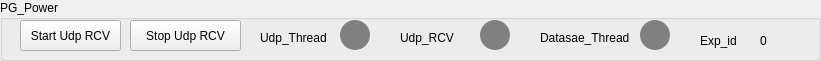
    <widget class="QGroupBox" name="groupBox_12">
     <property name="geometry">
      <rect>
       <x>10</x>
       <y>370</y>
       <width>821</width>
       <height>61</height>
      </rect>
     </property>
     <property name="title">
      <string>PG_Power</string>
     </property>
     <widget class="QPushButton" name="pushButton_56">
      <property name="geometry">
       <rect>
        <x>20</x>
        <y>20</y>
        <width>101</width>
        <height>31</height>
       </rect>
      </property>
      <property name="text">
       <string>Start Udp RCV</string>
      </property>
     </widget>
     <widget class="QPushButton" name="pushButton_57">
      <property name="geometry">
       <rect>
        <x>130</x>
        <y>20</y>
        <width>111</width>
        <height>31</height>
       </rect>
      </property>
      <property name="text">
       <string>Stop Udp RCV</string>
      </property>
     </widget>
     <widget class="QPushButton" name="pushButton_58">
      <property name="geometry">
       <rect>
        <x>640</x>
        <y>20</y>
        <width>30</width>
        <height>30</height>
       </rect>
      </property>
      <property name="styleSheet">
       <string notr="true">border-radius:15px;
background-color:grey
;
</string>
      </property>
      <property name="text">
       <string/>
      </property>
     </widget>
     <widget class="QLabel" name="label_115">
      <property name="geometry">
       <rect>
        <x>400</x>
        <y>30</y>
        <width>91</width>
        <height>16</height>
       </rect>
      </property>
      <property name="text">
       <string>Udp_RCV</string>
      </property>
     </widget>
     <widget class="QLabel" name="label_43">
      <property name="geometry">
       <rect>
        <x>700</x>
        <y>30</y>
        <width>41</width>
        <height>21</height>
       </rect>
      </property>
      <property name="text">
       <string>Exp_id</string>
      </property>
     </widget>
     <widget class="QPushButton" name="pushButton_134">
      <property name="geometry">
       <rect>
        <x>480</x>
        <y>20</y>
        <width>30</width>
        <height>30</height>
       </rect>
      </property>
      <property name="styleSheet">
       <string notr="true">border-radius:15px;
background-color:grey;
</string>
      </property>
      <property name="text">
       <string/>
      </property>
     </widget>
     <widget class="QLabel" name="label_44">
      <property name="geometry">
       <rect>
        <x>760</x>
        <y>30</y>
        <width>21</width>
        <height>21</height>
       </rect>
      </property>
      <property name="text">
       <string>0</string>
      </property>
     </widget>
     <widget class="QPushButton" name="pushButton_59">
      <property name="geometry">
       <rect>
        <x>340</x>
        <y>20</y>
        <width>30</width>
        <height>30</height>
       </rect>
      </property>
      <property name="styleSheet">
       <string notr="true">border-radius:15px;
background-color:grey;
</string>
      </property>
      <property name="text">
       <string/>
      </property>
     </widget>
     <widget class="QLabel" name="label_45">
      <property name="geometry">
       <rect>
        <x>260</x>
        <y>30</y>
        <width>91</width>
        <height>16</height>
       </rect>
      </property>
      <property name="text">
       <string>Udp_Thread</string>
      </property>
     </widget>
     <widget class="QLabel" name="label_46">
      <property name="geometry">
       <rect>
        <x>540</x>
        <y>30</y>
        <width>91</width>
        <height>16</height>
       </rect>
      </property>
      <property name="text">
       <string>Datasae_Thread</string>
      </property>
     </widget>
    </widget>
